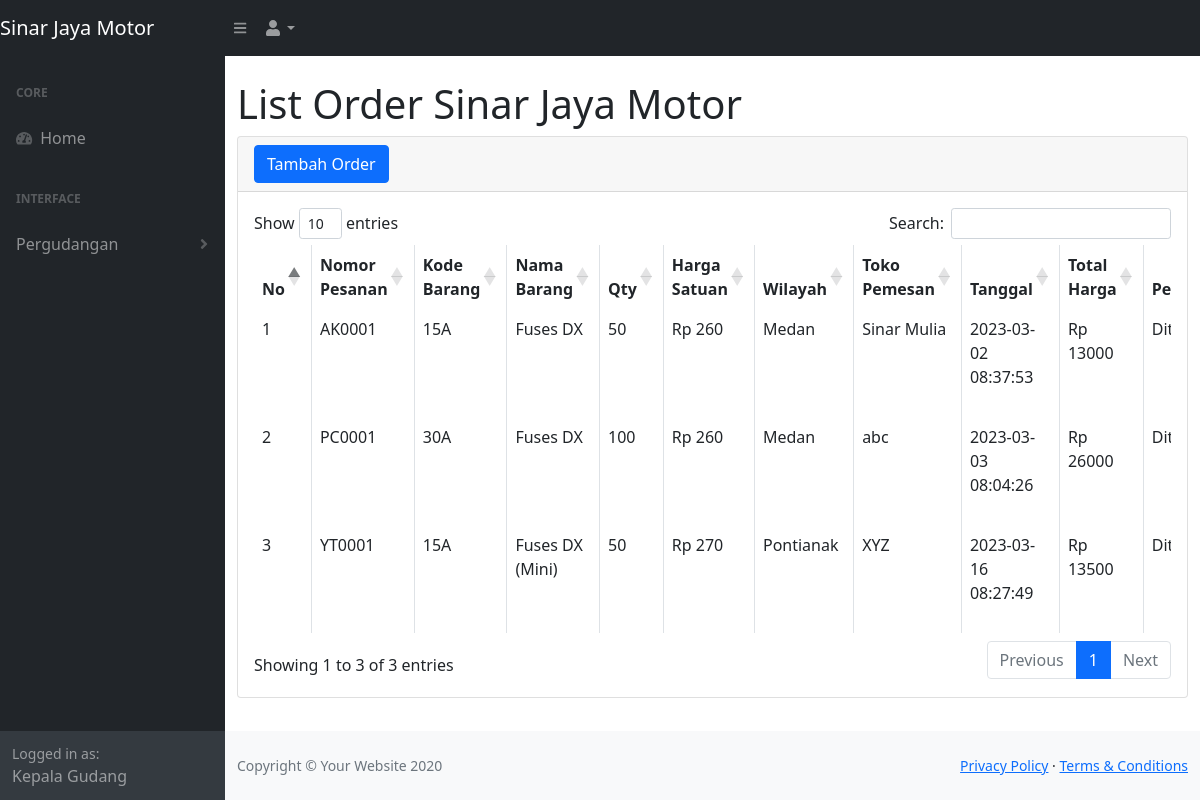
The page /order.php (signed in) on the database its author committed.
### tables this page shows
CREATE TABLE `orderan` (
  `id_o` int(11) NOT NULL,
  `id_b` int(11) NOT NULL,
  `id_w` int(11) NOT NULL,
  `id_toko` int(11) NOT NULL,
  `no_order` varchar(100) NOT NULL,
  `qtyp` int(100) NOT NULL,
  `tgl_order` timestamp NOT NULL DEFAULT current_timestamp() ON UPDATE current_timestamp(),
  `kirim` int(11) NOT NULL DEFAULT 0,
  `bayar` int(11) NOT NULL DEFAULT 0
);

CREATE TABLE `tb_barang` (
  `id_b` int(11) NOT NULL,
  `kode_b` varchar(100) NOT NULL,
  `nama_b` varchar(500) NOT NULL,
  `tipe_mobil` varchar(100) NOT NULL,
  `kategori` varchar(100) NOT NULL,
  `harga` int(100) NOT NULL,
  `pcs_dus` int(11) NOT NULL,
  `harga_p` varchar(100) NOT NULL,
  `qty` int(11) NOT NULL
);

CREATE TABLE `tb_wilayah` (
  `id_w` int(11) NOT NULL,
  `wilayah` varchar(100) NOT NULL
);

CREATE TABLE `tb_toko` (
  `id_toko` int(11) NOT NULL,
  `id_w` int(11) NOT NULL,
  `nama_toko` varchar(100) NOT NULL,
  `cs_toko` varchar(100) NOT NULL,
  `no_telp` varchar(100) NOT NULL,
  `alamat` varchar(100) NOT NULL
);

### order.php (the view, shortened to what this page needs)
<?php
     include 'function.php';
?>
<!DOCTYPE html>
<html lang="en">
    <head>
        <link href="./css/styles.css" rel="stylesheet" />
        <link href="https://cdn.datatables.net/1.10.20/css/dataTables.bootstrap4.min.css" rel="stylesheet" />
    </head>
    <body class="sb-nav-fixed">
        <nav class="sb-topnav navbar navbar-expand navbar-dark bg-dark">
            <a class="navbar-brand" href="home.php">Sinar Jaya Motor</a>
            <button class="btn btn-link btn-sm order-1 order-lg-0" id="sidebarToggle" href="#"><i class="fas fa-bars"></i></button>
            <ul class="navbar-nav ml-auto ml-md-0">
                <li class="nav-item dropdown">
                    <a class="nav-link dropdown-toggle" id="userDropdown" href="#" role="button" data-toggle="dropdown" aria-haspopup="true" aria-expanded="false"><i class="fas fa-user fa-fw"></i></a>
                </li>
            </ul>
        </nav>
        <div id="layoutSidenav">
            <div id="layoutSidenav_nav">
                <nav class="sb-sidenav accordion sb-sidenav-dark" id="sidenavAccordion">
                    <div class="sb-sidenav-menu">
                        <div class="nav">
                            <div class="sb-sidenav-menu-heading">Core</div>
                            <a class="nav-link" href="home.php">
                                <div class="sb-nav-link-icon"><i class="fas fa-tachometer-alt"></i></div>
                                Home
                            </a>
                            <div class="sb-sidenav-menu-heading">Interface</div>
                            <?php if($_SESSION['role'] == "Gudang"){?>
                                <a class="nav-link collapsed" href="#" data-bs-toggle="collapse" data-bs-target="#pagesCollapseAuth" aria-expanded="false" aria-controls="pagesCollapseAuth">
                                    Pergudangan
                                    <div class="sb-sidenav-collapse-arrow"><i class="fas fa-angle-down"></i></div>
                                </a>
                            <?php }; ?>
                        </div>
                    </div>
                    <?php if($_SESSION['role'] == "Gudang"){?>
                    <div class="sb-sidenav-footer">
                        <div class="small">Logged in as:</div>
                        Kepala Gudang
                    </div>
                    <?php }; ?>
                </nav>
            </div>
            <div id="layoutSidenav_content">
                <main>
                    <div class="container-fluid">
                        <h1 class="mt-4">List Order Sinar Jaya Motor</h1>
                        <div class="card mb-4">
                            <div class="card-header">
                                <button type="button" class="btn btn-primary" data-toggle="modal" data-target="#myModal">
                                 Tambah Order
                                </button>
                            </div>
                            <div class="card-body">
                                <div class="table-responsive">
                                    <table class="table table-bordered" id="dataTable" width="100%" cellspacing="0">
                                        <thead>
                                            <tr>
                                                <th>No</th>
                                                <th>Nomor Pesanan</th>
                                                <th>Kode Barang</th>
                                                <th>Nama Barang</th>
                                                <th>Qty</th>
                                                <th>Harga Satuan</th>
                                                <th>Wilayah</th>
                                                <th>Toko Pemesan</th>
                                                <th>Tanggal</th>
                                                <th>Total Harga</th>
                                                <th>Pengiriman</th>
                                            </tr>
                                        </thead>
                                        <tbody>
                                            <?php
                                                $ambilsemuadatastock = mysqli_query($koneksi,"SELECT * FROM  orderan o, tb_barang b, tb_toko t, tb_wilayah w WHERE o.id_b = b.id_b && o.id_toko = t.id_toko && o.id_w = w.id_w");
                                                $i=1;
                                                while($data=mysqli_fetch_array($ambilsemuadatastock)){
                                                    $nop        = $data['no_order'];
                                                    $kodeb      = $data['kode_b'];
                                                    $namab      = $data['nama_b'];
                                                    $wilayah    = $data['wilayah'];
                                                    $Harga      = $data['harga'];
                                                    $qtyp       = $data['qtyp'];
                                                    $kirim      = $data['kirim'];
                                                    $namat      = $data['nama_toko'];
                                                    $total      = $qtyp * $Harga;
                                                    $tglo       = $data['tgl_order'];
                                            ?>
                                            <tr>
                                                <td><?=$i++?></td>
                                                <td><?=$nop;?></td>
                                                <td><?=$kodeb;?></td>
                                                <td><?=$namab;?></td>
                                                <td><?=$qtyp;?></td>
                                                <td>Rp <?=$Harga;?></td>
                                                <td><?=$wilayah;?></td>
                                                <td><?=$namat;?></td>
                                                <td><?=$tglo;?></td>
                                                <td>Rp <?=$total;?></td>
                                                <td>
                                                    <?php
                                                        if($kirim ==0){
                                                            echo "Diterima";
                                                        }else if($kirim == 1){
                                                            echo "Diproses";
                                                        }else if($kirim == 2){
                                                            echo "Dikirim";
                                                        }
                                                    ?>
                                                </td>
                                            </tr>
                                        <?php }; ?>
                                    </tbody>
                                </table>
                            </div>
                        </div>
                    </div>
                </div>
            </main>
                <footer class="py-4 bg-light mt-auto">
                    <div class="container-fluid">
                        <div class="d-flex align-items-center justify-content-between small">
                            <div class="text-muted">Copyright &copy; Your Website 2020</div>
                            <div>
                                <a href="#">Privacy Policy</a>
                                &middot;
                                <a href="#">Terms &amp; Conditions</a>
                            </div>
                        </div>
                    </div>
                </footer>
            </div>
        </div>
    </body>
</html>

### rows shown on the page
orderan: no_order "AK0001", tb_barang.kode_b "15A", tb_barang.nama_b "Fuses DX", qtyp "50", tb_barang.harga "260", tb_wilayah.wilayah "Medan", id_toko.nama_toko "Sinar Mulia", tgl_order "2023-03-02 08:37:53", qtyp.harga "13000", kirim "Diterima"
orderan: no_order "PC0001", tb_barang.kode_b "30A", tb_barang.nama_b "Fuses DX", qtyp "100", tb_barang.harga "260", tb_wilayah.wilayah "Medan", id_toko.nama_toko "abc", tgl_order "2023-03-03 08:04:26", qtyp.harga "26000", kirim "Diterima"
orderan: no_order "YT0001", tb_barang.kode_b "15A", tb_barang.nama_b "Fuses DX (Mini)", qtyp "50", tb_barang.harga "270", tb_wilayah.wilayah "Pontianak", id_toko.nama_toko "XYZ", tgl_order "2023-03-16 08:27:49", qtyp.harga "13500", kirim "Diterima"
